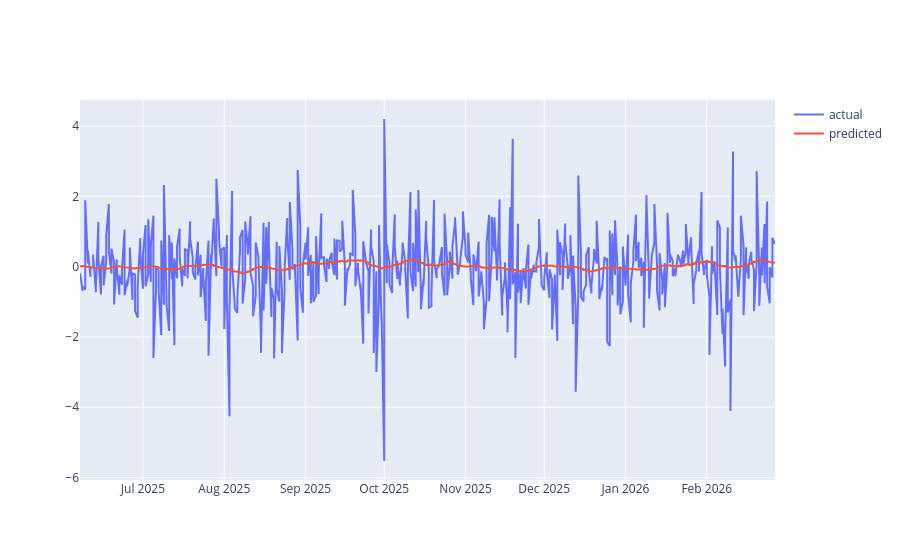

Notebook code for this chart:
### Code cell
fig = go.Figure()
fig.add_trace(go.Scatter(x=btc_result.eval_dates, y=btc_result.eval_targets, name="actual"))
fig.add_trace(go.Scatter(x=btc_result.eval_dates, y=btc_result.eval_preds,   name="predicted"))
fig.show()

### Figure 1 — Plotly figure (JSON) as saved in the notebook; plotly's stock layout.template omitted (floating-point values rounded to 4 significant figures; data arrays with more than 128 entries replaced by an {"elided": "..."} marker saying what was removed)
{"data": [{"name": "actual", "type": "scatter", "x": {"elided": "530 str values"}, "y": {"elided": "530 float values"}}, {"name": "predicted", "type": "scatter", "x": {"elided": "530 str values"}, "y": {"elided": "530 float values"}}], "layout": {}}
